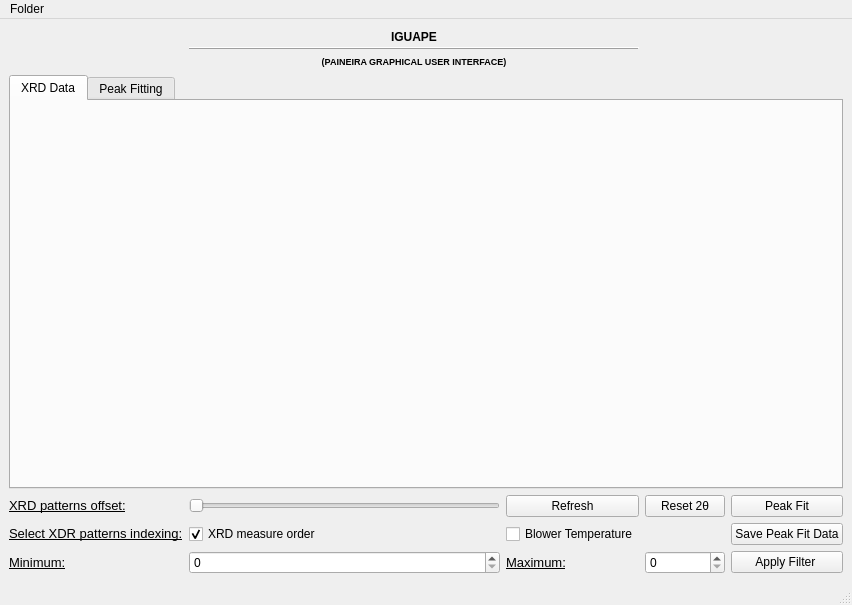
<?xml version="1.0" encoding="UTF-8"?>
<ui version="4.0">
 <class>MainWindow</class>
 <widget class="QMainWindow" name="MainWindow">
  <property name="geometry">
   <rect>
    <x>0</x>
    <y>0</y>
    <width>852</width>
    <height>605</height>
   </rect>
  </property>
  <property name="windowTitle">
   <string>Iguape</string>
  </property>
  <property name="windowIcon">
   <iconset>
    <normaloff>Icons/Logo_IGUAPE.png</normaloff>Icons/Logo_IGUAPE.png</iconset>
  </property>
  <property name="styleSheet">
   <string notr="true"/>
  </property>
  <widget class="QWidget" name="centralwidget">
   <layout class="QVBoxLayout" name="verticalLayout">
    <item>
     <layout class="QGridLayout" name="gridLayout">
      <item row="2" column="3">
       <widget class="QPushButton" name="reset_button">
        <property name="minimumSize">
         <size>
          <width>0</width>
          <height>0</height>
         </size>
        </property>
        <property name="maximumSize">
         <size>
          <width>16777215</width>
          <height>16777215</height>
         </size>
        </property>
        <property name="text">
         <string>Reset 2θ</string>
        </property>
       </widget>
      </item>
      <item row="2" column="0">
       <widget class="QLabel" name="offset_label">
        <property name="text">
         <string>&lt;html&gt;&lt;head/&gt;&lt;body&gt;&lt;p&gt;&lt;span style=&quot; font-size:10pt; text-decoration: underline;&quot;&gt;XRD patterns offset:&lt;/span&gt;&lt;/p&gt;&lt;/body&gt;&lt;/html&gt;</string>
        </property>
       </widget>
      </item>
      <item row="4" column="2">
       <widget class="QLabel" name="max_filter_label">
        <property name="maximumSize">
         <size>
          <width>16777215</width>
          <height>16777215</height>
         </size>
        </property>
        <property name="text">
         <string>&lt;html&gt;&lt;head/&gt;&lt;body&gt;&lt;p&gt;&lt;span style=&quot; font-size:10pt; text-decoration: underline;&quot;&gt;Maximum:&lt;/span&gt;&lt;/p&gt;&lt;/body&gt;&lt;/html&gt;</string>
        </property>
       </widget>
      </item>
      <item row="3" column="1">
       <widget class="QCheckBox" name="XRD_measure_order_checkbox">
        <property name="maximumSize">
         <size>
          <width>16777215</width>
          <height>16777215</height>
         </size>
        </property>
        <property name="text">
         <string>XRD measure order</string>
        </property>
        <property name="checkable">
         <bool>true</bool>
        </property>
        <property name="checked">
         <bool>true</bool>
        </property>
        <property name="tristate">
         <bool>false</bool>
        </property>
       </widget>
      </item>
      <item row="3" column="2">
       <widget class="QCheckBox" name="temperature_checkbox">
        <property name="maximumSize">
         <size>
          <width>16777215</width>
          <height>16777215</height>
         </size>
        </property>
        <property name="text">
         <string>Blower Temperature</string>
        </property>
       </widget>
      </item>
      <item row="0" column="3">
       <widget class="QLabel" name="LNLS_logo">
        <property name="maximumSize">
         <size>
          <width>16777215</width>
          <height>50</height>
         </size>
        </property>
        <property name="text">
         <string/>
        </property>
        <property name="pixmap">
         <pixmap>Icons/LNLS_logo_resize.png</pixmap>
        </property>
        <property name="alignment">
         <set>Qt::AlignCenter</set>
        </property>
       </widget>
      </item>
      <item row="3" column="0">
       <widget class="QLabel" name="index_label">
        <property name="text">
         <string>&lt;html&gt;&lt;head/&gt;&lt;body&gt;&lt;p&gt;&lt;span style=&quot; font-size:10pt; text-decoration: underline;&quot;&gt;Select XDR patterns indexing:&lt;/span&gt;&lt;/p&gt;&lt;/body&gt;&lt;/html&gt;</string>
        </property>
       </widget>
      </item>
      <item row="2" column="1">
       <widget class="QSlider" name="offset_slider">
        <property name="maximumSize">
         <size>
          <width>500</width>
          <height>16777215</height>
         </size>
        </property>
        <property name="orientation">
         <enum>Qt::Horizontal</enum>
        </property>
       </widget>
      </item>
      <item row="4" column="0">
       <widget class="QLabel" name="min_filter_label">
        <property name="maximumSize">
         <size>
          <width>16777215</width>
          <height>16777215</height>
         </size>
        </property>
        <property name="text">
         <string>&lt;html&gt;&lt;head/&gt;&lt;body&gt;&lt;p&gt;&lt;span style=&quot; font-size:10pt; text-decoration: underline;&quot;&gt;Minimum:&lt;/span&gt;&lt;/p&gt;&lt;/body&gt;&lt;/html&gt;</string>
        </property>
       </widget>
      </item>
      <item row="2" column="2">
       <widget class="QPushButton" name="refresh_button">
        <property name="maximumSize">
         <size>
          <width>16777215</width>
          <height>16777215</height>
         </size>
        </property>
        <property name="text">
         <string>Refresh</string>
        </property>
        <property name="icon">
         <iconset>
          <normaloff>Icons/Refresh_Icon.png</normaloff>Icons/Refresh_Icon.png</iconset>
        </property>
       </widget>
      </item>
      <item row="1" column="0" colspan="6">
       <widget class="QTabWidget" name="tabWidget">
        <property name="currentIndex">
         <number>0</number>
        </property>
        <widget class="QWidget" name="XRD_data_tab">
         <attribute name="title">
          <string>XRD Data</string>
         </attribute>
        </widget>
        <widget class="QWidget" name="peak_fit_tab">
         <attribute name="title">
          <string>Peak Fitting</string>
         </attribute>
        </widget>
       </widget>
      </item>
      <item row="0" column="0">
       <widget class="QLabel" name="CNPEM_logo">
        <property name="maximumSize">
         <size>
          <width>100</width>
          <height>50</height>
         </size>
        </property>
        <property name="text">
         <string/>
        </property>
        <property name="pixmap">
         <pixmap>Icons/CNPEM-logo-colorido-2023_resize.png</pixmap>
        </property>
       </widget>
      </item>
      <item row="0" column="1" colspan="2">
       <widget class="QLabel" name="title_label">
        <property name="minimumSize">
         <size>
          <width>0</width>
          <height>0</height>
         </size>
        </property>
        <property name="maximumSize">
         <size>
          <width>16777215</width>
          <height>50</height>
         </size>
        </property>
        <property name="frameShape">
         <enum>QFrame::HLine</enum>
        </property>
        <property name="frameShadow">
         <enum>QFrame::Raised</enum>
        </property>
        <property name="lineWidth">
         <number>1</number>
        </property>
        <property name="text">
         <string>&lt;html&gt;&lt;head/&gt;&lt;body&gt;&lt;p align=&quot;center&quot;&gt;&lt;span style=&quot; font-weight:600;&quot;&gt;IGUAPE&lt;/span&gt;&lt;/p&gt;&lt;p align=&quot;center&quot;&gt;&lt;span style=&quot; font-size:7pt; font-weight:600;&quot;&gt;(PAINEIRA GRAPHICAL USER INTERFACE)&lt;/span&gt;&lt;/p&gt;&lt;/body&gt;&lt;/html&gt;</string>
        </property>
        <property name="alignment">
         <set>Qt::AlignCenter</set>
        </property>
       </widget>
      </item>
      <item row="0" column="5">
       <widget class="QLabel" name="paineir_logo">
        <property name="maximumSize">
         <size>
          <width>70</width>
          <height>100</height>
         </size>
        </property>
        <property name="text">
         <string/>
        </property>
        <property name="pixmap">
         <pixmap>Icons/Paineira_resize.png</pixmap>
        </property>
        <property name="alignment">
         <set>Qt::AlignRight|Qt::AlignTrailing|Qt::AlignVCenter</set>
        </property>
       </widget>
      </item>
      <item row="4" column="1">
       <widget class="QDoubleSpinBox" name="min_temp_doubleSpinBox">
        <property name="maximumSize">
         <size>
          <width>16777215</width>
          <height>16777215</height>
         </size>
        </property>
        <property name="decimals">
         <number>0</number>
        </property>
       </widget>
      </item>
      <item row="4" column="3">
       <widget class="QDoubleSpinBox" name="max_temp_doubleSpinBox_2">
        <property name="maximumSize">
         <size>
          <width>16777215</width>
          <height>16777215</height>
         </size>
        </property>
        <property name="frame">
         <bool>true</bool>
        </property>
        <property name="decimals">
         <number>0</number>
        </property>
       </widget>
      </item>
      <item row="2" column="4" colspan="2">
       <widget class="QPushButton" name="peak_fit_button">
        <property name="maximumSize">
         <size>
          <width>16777215</width>
          <height>16777215</height>
         </size>
        </property>
        <property name="text">
         <string>Peak Fit</string>
        </property>
        <property name="icon">
         <iconset>
          <normaloff>Icons/peak_fit_icon.png</normaloff>Icons/peak_fit_icon.png</iconset>
        </property>
       </widget>
      </item>
      <item row="3" column="4" colspan="2">
       <widget class="QPushButton" name="save_peak_fit_data_button">
        <property name="minimumSize">
         <size>
          <width>0</width>
          <height>0</height>
         </size>
        </property>
        <property name="maximumSize">
         <size>
          <width>16777215</width>
          <height>16777215</height>
         </size>
        </property>
        <property name="text">
         <string>Save Peak Fit Data</string>
        </property>
        <property name="icon">
         <iconset>
          <normaloff>Icons/Save_Icon.png</normaloff>Icons/Save_Icon.png</iconset>
        </property>
       </widget>
      </item>
      <item row="4" column="4" colspan="2">
       <widget class="QPushButton" name="filter_button">
        <property name="maximumSize">
         <size>
          <width>16777215</width>
          <height>16777215</height>
         </size>
        </property>
        <property name="text">
         <string>Apply Filter </string>
        </property>
        <property name="icon">
         <iconset>
          <normaloff>Icons/Filter_Icon.png</normaloff>Icons/Filter_Icon.png</iconset>
        </property>
       </widget>
      </item>
     </layout>
    </item>
   </layout>
  </widget>
  <widget class="QMenuBar" name="menubar">
   <property name="geometry">
    <rect>
     <x>0</x>
     <y>0</y>
     <width>852</width>
     <height>20</height>
    </rect>
   </property>
   <widget class="QMenu" name="menuFolder">
    <property name="title">
     <string>Folder</string>
    </property>
    <addaction name="actionOpen_New_Folder"/>
    <addaction name="separator"/>
    <addaction name="actionAbout"/>
    <addaction name="actionHelp"/>
   </widget>
   <addaction name="menuFolder"/>
  </widget>
  <widget class="QStatusBar" name="statusbar"/>
  <action name="actionOpen_New_Folder">
   <property name="text">
    <string>Open New Folder</string>
   </property>
  </action>
  <action name="actionAbout">
   <property name="text">
    <string>About</string>
   </property>
  </action>
  <action name="actionHelp">
   <property name="text">
    <string>Help</string>
   </property>
  </action>
 </widget>
 <resources/>
 <connections/>
</ui>
